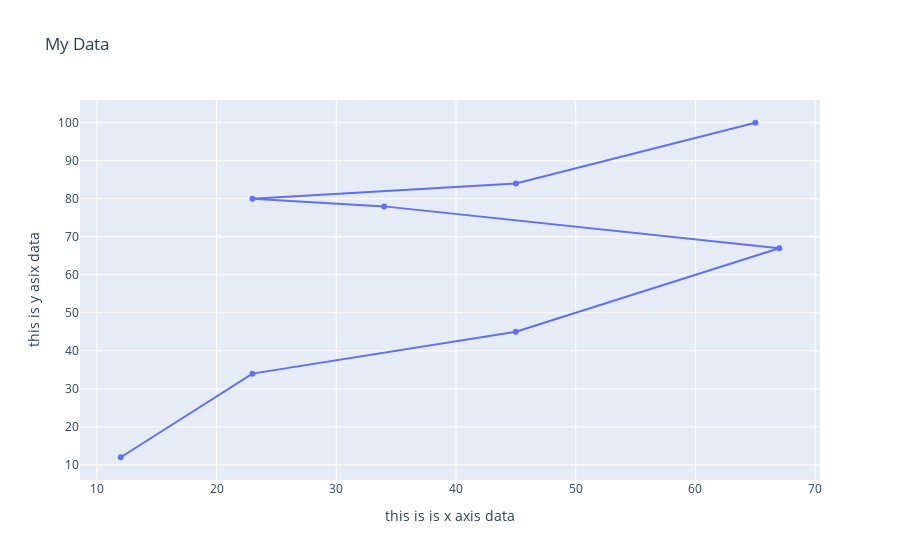

Here is the notebook cell this chart was saved with:
### Code cell
fig = go.Figure(
    data = go.Scatter(x = x, y = y, mode = "markers+lines"),
)

fig.update_layout(
    title = "My Data", 
    xaxis_title = "this is is x axis data", 
    yaxis_title = "this is y asix data"
)

### Figure 1 — Plotly figure (JSON) as saved in the notebook; plotly's stock layout.template omitted (floating-point values rounded to 4 significant figures)
{"data": [{"mode": "markers+lines", "type": "scatter", "x": [12, 23, 45, 67, 34, 23, 45, 65], "y": [12, 34, 45, 67, 78, 80, 84, 100]}], "layout": {"autosize": true, "title": {"text": "My Data"}, "xaxis": {"autorange": true, "range": [8.606, 70.39], "title": {"text": "this is is x axis data"}, "type": "linear"}, "yaxis": {"autorange": true, "range": [4.738, 107.3], "title": {"text": "this is y asix data"}, "type": "linear"}}}
